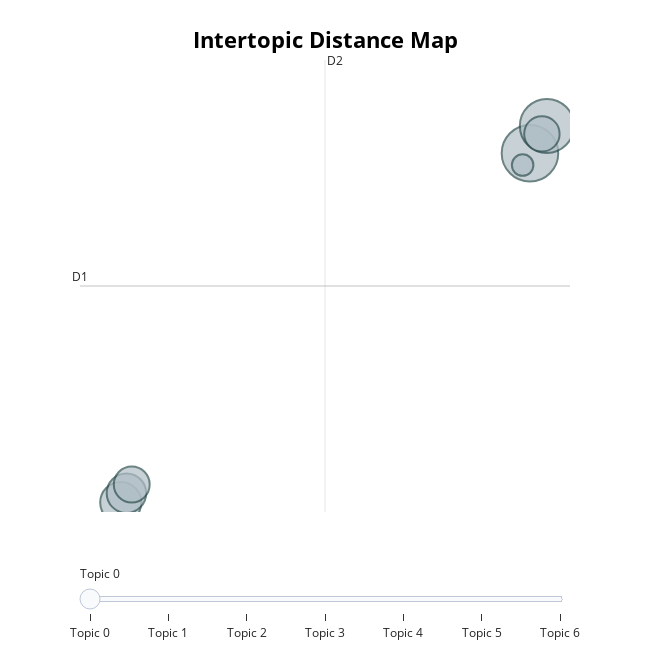

This figure's notebook cell:
### Code cell
# Print topics with their top words
print(topic_model.get_topics())

# Optional: Visualize topics
topic_model.visualize_topics()

### Figure 1 — Plotly figure (JSON) as saved in the notebook; plotly's stock layout.template omitted (floating-point values rounded to 4 significant figures)
{"data": [{"customdata": [[0, "what were the major effects of the cambodia earthquake and how do these effects compare | what were the major effects of the cambodia earthquake and how do these effects compare to the | were the major effects of the cambodia earthquake and how do these effects compare to | what were the major effects of the cambodia earthquake and how do these effects compare to | were the major effects of the cambodia earthquake and how do these effects compare to the", 4468], [1, "what are the strongest majors in terms of job prospects and what are the weakest | what are the strongest majors in terms of job prospects and what are the weakest majors | are the strongest majors in terms of job prospects and what are the weakest majors at | are the strongest majors in terms of job prospects and what are the weakest majors | the strongest majors in terms of job prospects and what are the weakest majors at", 4077], [2, "meth out of my system in less than days so can pass my drug test | how can get meth out of my system in less than days so can pass my | can get meth out of my system in less than days so can pass my drug | can get meth out of my system in less than days so can pass my drug test | get meth out of my system in less than days so can pass my drug test", 2371], [3, "of the universe is infinite and more and more of it is created as the universe | if universe expands and vacuum energy is created with it with no limitis there infinite potential energyinfinite vacuum | energy infinite because the expansion of the universe is infinite and more and more of it is created | energy is created with it with no limitis there infinite potential energyinfinite vacuum energy that can be | energy infinite because the expansion of the universe is infinite and more and more of it is created as the", 2177], [4, "texted me right after to say he had fun why is he not contacting me | date and he tried to kiss me and texted me right after to say he had fun why is he not contacting | and he tried to kiss me and texted me right after to say he had fun why is he not contacting me | me right after to say he had fun why is he not contacting me at all | texted me right after to say he had fun why is he not contacting me at", 1798], [5, "password and the email address used to create my snapchat account how can log in or at least change my | the email address used to create my snapchat account how can log in or at least change | my password and the email address used to create my snapchat account how can log in or at least change | password and the email address used to create my snapchat account how can log in or at least | password and the email address used to create my snapchat account how can log in or at least change", 1751], [6, "are the safety precautions on handling shotguns proposed by the nra in the entire us including its territories and possessions | on handling shotguns proposed by the nra in the entire us including its territories and possessions | are the safety precautions on handling shotguns proposed by the nra in the entire us including | what are the safety precautions on handling shotguns proposed by the nra in the entire us | safety precautions on handling shotguns proposed by the nra in the entire us including its territories and possessions", 648]], "hovertemplate": "<b>Topic %{customdata[0]}</b><br>%{customdata[1]}<br>Size: %{customdata[2]}", "legendgroup": "", "marker": {"color": "#B0BEC5", "line": {"color": "DarkSlateGrey", "width": 2}, "size": [4468, 4077, 2371, 2177, 1798, 1751, 648], "sizemode": "area", "sizeref": 2.792, "symbol": "circle"}, "mode": "markers", "name": "", "orientation": "v", "showlegend": false, "type": "scatter", "x": [9.477, 10.64, -18.78, -18.39, -18.02, 10.3, 8.971], "xaxis": "x", "y": [17.42, 18.58, 2.65, 3.048, 3.416, 18.24, 16.92], "yaxis": "y"}], "layout": {"annotations": [{"showarrow": false, "text": "D1", "x": -21.59, "y": 11.81, "yshift": 10}, {"showarrow": false, "text": "D2", "x": -4.676, "xshift": 10, "y": 21.36}], "height": 650, "hoverlabel": {"bgcolor": "white", "font": {"family": "Rockwell", "size": 16}}, "legend": {"itemsizing": "constant", "tracegroupgap": 0}, "margin": {"t": 60}, "shapes": [{"line": {"color": "#CFD8DC", "width": 2}, "type": "line", "x0": -4.676, "x1": -4.676, "y0": 2.252, "y1": 21.36}, {"line": {"color": "#9E9E9E", "width": 2}, "type": "line", "x0": -21.59, "x1": 12.24, "y0": 11.81, "y1": 11.81}], "sliders": [{"active": 0, "pad": {"t": 50}, "steps": [{"args": [{"marker.color": [["red", "#B0BEC5", "#B0BEC5", "#B0BEC5", "#B0BEC5", "#B0BEC5", "#B0BEC5"]]}], "label": "Topic 0", "method": "update"}, {"args": [{"marker.color": [["#B0BEC5", "red", "#B0BEC5", "#B0BEC5", "#B0BEC5", "#B0BEC5", "#B0BEC5"]]}], "label": "Topic 1", "method": "update"}, {"args": [{"marker.color": [["#B0BEC5", "#B0BEC5", "red", "#B0BEC5", "#B0BEC5", "#B0BEC5", "#B0BEC5"]]}], "label": "Topic 2", "method": "update"}, {"args": [{"marker.color": [["#B0BEC5", "#B0BEC5", "#B0BEC5", "red", "#B0BEC5", "#B0BEC5", "#B0BEC5"]]}], "label": "Topic 3", "method": "update"}, {"args": [{"marker.color": [["#B0BEC5", "#B0BEC5", "#B0BEC5", "#B0BEC5", "red", "#B0BEC5", "#B0BEC5"]]}], "label": "Topic 4", "method": "update"}, {"args": [{"marker.color": [["#B0BEC5", "#B0BEC5", "#B0BEC5", "#B0BEC5", "#B0BEC5", "red", "#B0BEC5"]]}], "label": "Topic 5", "method": "update"}, {"args": [{"marker.color": [["#B0BEC5", "#B0BEC5", "#B0BEC5", "#B0BEC5", "#B0BEC5", "#B0BEC5", "red"]]}], "label": "Topic 6", "method": "update"}]}], "title": {"font": {"color": "Black", "size": 22}, "text": "<b>Intertopic Distance Map</b>", "x": 0.5, "xanchor": "center", "y": 0.95, "yanchor": "top"}, "width": 650, "xaxis": {"anchor": "y", "domain": [0, 1], "range": [-21.59, 12.24], "title": {"text": ""}, "visible": false}, "yaxis": {"anchor": "x", "domain": [0, 1], "range": [2.252, 21.36], "title": {"text": ""}, "visible": false}}}
